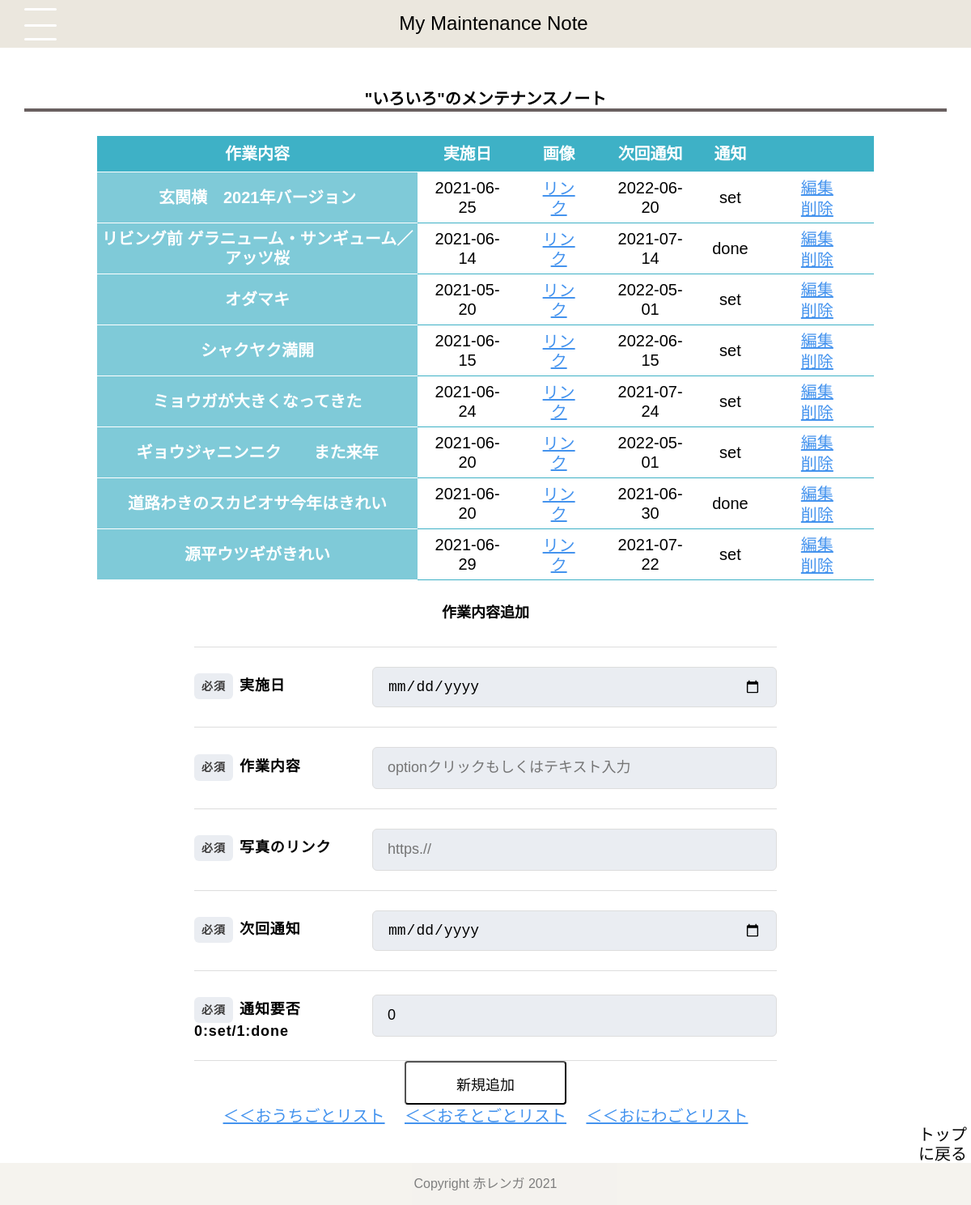
The page /tasklist_niwa/77 on the database its author committed.
### tables this page shows
CREATE TABLE "items" (
	"id"	INTEGER,
	"ios_id"	INTEGER,
	"item"	TEXT,
	"table_name"	TEXT,
	PRIMARY KEY("id" AUTOINCREMENT)
);

CREATE TABLE "niwa_iroiro" (
	"taskid"	INTEGER,
	"item_id"	INTEGER,
	"date"	DATE,
	"task"	TEXT,
	"photo"	URL,
	"notice"	DATE,
	"nt_id"	INTEGER,
	PRIMARY KEY("taskid" AUTOINCREMENT)
);

### app.py (the view)
@app.route("/tasklist_niwa/<int:id>")
def tasklist_niwa(id):
    conn = sqlite3.connect("maintenance.db")
    c = conn.cursor()
    c.execute("select id from items where id = ?" , (id,))
    id = c.fetchone()[0]
    c.execute("select item from items where id = ?" , (id,))
    item = c.fetchone()[0]
    c.execute("select table_name from items where id = ?" , (id,))
    table_name = c.fetchone()[0]
    c.execute("select taskid, date, task, photo, notice, nt_id from %s" % (table_name))
    tasklist = []
    task_list = []
    for row in c.fetchall():
        tasklist = dict({"taskid":row[0],"date":row[1], "task":row[2],"photo":row[3],"notice":row[4],"nt_id":row[5]})
        if tasklist["nt_id"] == 1:
            tasklist["nt_id"] = "done"
        else:
            tasklist["nt_id"] = "set"
        task_list.append(tasklist)
    c.close()
    return render_template("tasklist_niwa.html" , task_list = task_list, table_name = table_name, item = item, id = id)

### templates/tasklist_niwa.html (shortened to what this page needs)
{% extends 'base.html' %}
{% block content %}
<h2>"{{item}}"のメンテナンスノート</h2>
<table class="table_list" width="80%">
    <thead>
        <tr>
            <th>作業内容</th>
            <th>実施日</th>
            <th>画像</th>
            <th>次回通知</th>
            <th>通知</th>
            <th></th>
        </tr>
    </thead>
    {% for item in task_list %}
    <tbody>
        <tr>
            <th label="作業内容"><p>{{item["task"]}}</p></th>
            <td label="実施日　"><p>{{item["date"]}}</p></td>
            <td label="画像"><p><a href="{{item['photo']}}" class="btn4">リンク</a></p></td>
            <td label="次回通知"><p>{{item["notice"]}}</p></td>
            <td label="通知"><p>{{item["nt_id"]}}</p></td>
            <td>
                <div class="btn_top">
                    <a href="/edit/tasklist_niwa/{{id}}/{{item['taskid']}}" class="btn4">編集</a>
                    <a href="/del/tasklist_niwa/{{id}}/{{item['taskid']}}" onclick="return confirm('削除しますか？')" class="btn4">削除</a>
                </div>
            </td>
        </tr>
    </tbody>
    {% endfor %}
</table>
<form action="/add/tasklist_niwa/{{id}}" method="POST">
        <h3>作業内容追加</h3>
    <div class="Form">
        <div class="Form-Item">
            <p class="Form-Item-Label isMsg"><span class="Form-Item-Label-Required">必須</span>実施日</p>
            <input name="date" type="date" class="Form-Item-Input" placeholder="例）2021/1/23">
        </div>
        <div class="Form-Item">
            <p class="Form-Item-Label"><span class="Form-Item-Label-Required">必須</span>作業内容</p>
            <input type="text" name="task"  class="Form-Item-Input" list="item_list" placeholder="optionクリックもしくはテキスト入力" autocomplete="off">
        </div>
        <div class="Form-Item">
            <p class="Form-Item-Label isMsg"><span class="Form-Item-Label-Required">必須</span>写真のリンク</p>
            <input name="photo" type="url" class="Form-Item-Input" placeholder="https.//">
        </div>
        <div class="Form-Item">
            <p class="Form-Item-Label isMsg"><span class="Form-Item-Label-Required">必須</span>次回通知</p>
            <input name="notice" type="date" class="Form-Item-Input" placeholder="例）2021/1/23">
        </div>
        <div class="Form-Item">
            <p class="Form-Item-Label isMsg"><span class="Form-Item-Label-Required">必須</span>通知要否<br>0:set/1:done</p>
            <input name="nt_id" type="integer" value="0" class="Form-Item-Input">
        </div>
    </div>
<div>
    <button type="submit" class="btn1">新規追加</button>
</div>
</form>
<div class="btn_top">
    <a href="/list/uti" class="btn4">＜＜おうちごとリスト</a>
    <a href="/list/soto" class="btn4">＜＜おそとごとリスト</a>
    <a href="/list/niwa" class="btn4">＜＜おにわごとリスト</a>
</div>
<div class="btn_top1">
    <a href="/index" type="button" class="btn5">トップに戻る</a>
</div>
{% endblock %}

### static/css/style.css (style rules this page uses)
html { overflow-y: scroll; }
body, h1, h2, h3, h4, h5, p, ul, ol, li, dl, dt, dd { margin: 0px; padding: 0px; }
body { background: #fff; text-align: center; font-size: 16px; line-height: 1.2; min-width: 100%; -webkit-text-size-adjust: 100%; }
a { outline: none; color: inherit; text-decoration: none; }
body { font-family: "Noto Sans Japanese", "ヒラギノ角ゴ Pro W3", "Hiragino Kaku Gothic Pro", "ヒラギノ角ゴ ProN W3", "Hiragino Kaku Gothic ProN", "游ゴシック", YuGothic, "メイリオ", "Meiryo", "HGPｺﾞｼｯｸM", "Osaka", "ＭＳ Ｐゴシック", sans-serif, Century Gothic, Arial; }
body { height: 800px; }
p { text-align: center; font-size: 20px; }
a { color:black; padding: 10px 10px; display: inline-block; font-size: 24px; }
h2 { font-size: 20px; margin: 30px; text-align:center; border-bottom: solid 4px rgb(105, 96, 96); }
h3 { font-size: 18px; text-align:center; margin: 30px; }
table { table-layout: auto; margin-left: auto; margin-right: auto; border-radius: 16px; }
table th { font-size: 20px; padding: 0; }
td { font-size: 20px; }
.table_list { border-collapse: collapse; }
.table_list thead th { background: #3EB1C6; padding: 10px 15px; border-bottom:#FFF solid 1px; color:#FFF; }
.table_list tbody th { background:#7fcad8; color:#FFF; padding: 2px;px 15px; border-bottom:#FFF solid 1px; vertical-align:middle; }
.table_list tbody tr:last-child th { border-bottom:#FFF solid 1px; }
.table_list tbody td { background:#FFF; padding:5px 15px; border-bottom:#3EB1C6 solid 1px; vertical-align:middle; }
form { margin-top: 20px; margin-left: auto; margin-right: auto; max-width: 720px; }
.Form { margin-top: 20px; margin-left: auto; margin-right: auto; max-width: 720px; }
.Form-Item { border-top: 1px solid #ddd; padding-top: 24px; padding-bottom: 24px; width: 100%; display: flex; align-items: center; }
.Form-Item:nth-child(5) { border-bottom: 1px solid #ddd; }
.Form-Item-Label { width: 100%; max-width: 180px; letter-spacing: 0.05em; font-weight: bold; font-size: 18px; text-align: left; }
.Form-Item-Label.isMsg { margin-top: 8px; margin-bottom: auto; }
.Form-Item-Label-Required { border-radius: 6px; margin-right: 8px; padding-top: 8px; padding-bottom: 8px; width: 48px; display: inline-block; text-align: center; background: #eaedf2; color: rgb(61, 60, 60); font-size: 14px; }
.Form-Item-Input { border: 1px solid #ddd; border-radius: 6px; margin-left: 40px; padding-left: 1em; padding-right: 1em; height: 48px; flex: 1; width: 100%; background: #eaedf2; font-size: 18px; }
.btn1 { display: inline-block; width: 200px; height: 54px; text-align: center; text-decoration: none; line-height: 54px; outline: none; background-color:white; color: rgb(10, 10, 10); font-size: 18px; border-radius: 4px; }
.btn_top { text-align: center; }
.btn_top1 { text-align: right; }
.btn4 { height: 20px; font-size: 20px; border-radius: 8px; color: rgb(68, 147, 238); text-align: center; text-decoration: underline; padding: 2px 10px; }
.btn5 { width: 70px; height: 36px; font-size: 20px; border-radius: 8px; color: rgb(5, 5, 5); text-align: center; padding: 0; }

### rows shown on the page
items: item "いろいろ"
niwa_iroiro: task "玄関横 2021年バージョン", date "2021-06-25", notice "2022-06-20", nt_id "set"
niwa_iroiro: task "リビング前 ゲラニューム・サンギューム／アッツ桜", date "2021-06-14", notice "2021-07-14", nt_id "done"
niwa_iroiro: task "オダマキ", date "2021-05-20", notice "2022-05-01", nt_id "set"
niwa_iroiro: task "シャクヤク満開", date "2021-06-15", notice "2022-06-15", nt_id "set"
niwa_iroiro: task "ミョウガが大きくなってきた", date "2021-06-24", notice "2021-07-24", nt_id "set"
niwa_iroiro: task "ギョウジャニンニク また来年", date "2021-06-20", notice "2022-05-01", nt_id "set"
niwa_iroiro: task "道路わきのスカビオサ今年はきれい", date "2021-06-20", notice "2021-06-30", nt_id "done"
niwa_iroiro: task "源平ウツギがきれい", date "2021-06-29", notice "2021-07-22", nt_id "set"
